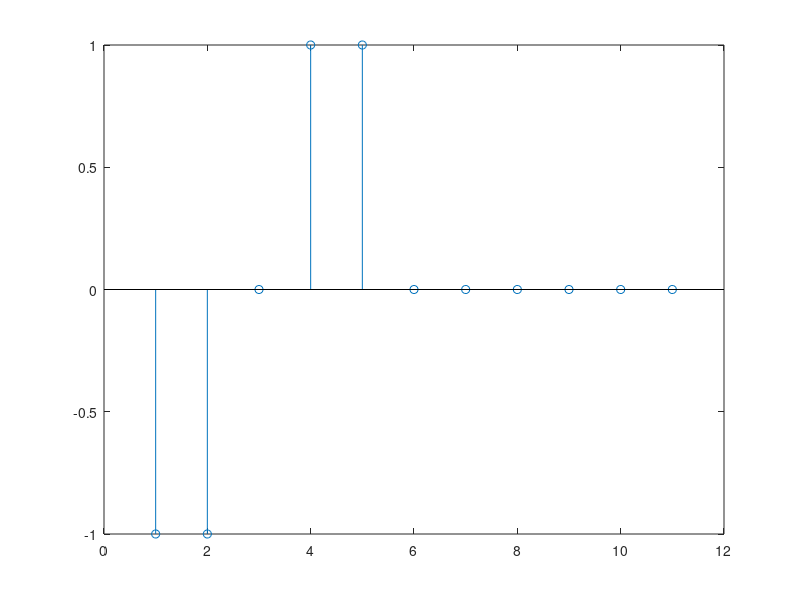

Reproduce this figure in MATLAB.
figure1=[ones(1,3) zeros(1,6)];
figure2=[2 zeros(1,8) 1 zeros(1,8) 0.5 zeros(1,8)];
stem(figure1);
stem(figure2);
% plot(figure1);
yoyo=conv2(figure1,figure2);
stem(yoyo);
der=[-1 0 1];
yoyo2=conv2(figure1,der);
stem(yoyo2)


